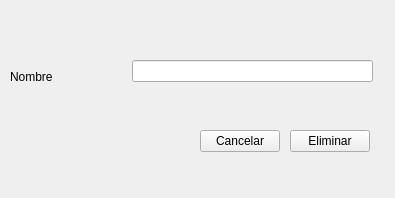
<?xml version="1.0" encoding="UTF-8"?>
<ui version="4.0">
 <class>Ventana_del_polideportivo</class>
 <widget class="QWidget" name="Ventana_del_polideportivo">
  <property name="geometry">
   <rect>
    <x>0</x>
    <y>0</y>
    <width>395</width>
    <height>198</height>
   </rect>
  </property>
  <property name="windowTitle">
   <string>Form</string>
  </property>
  <widget class="QPushButton" name="btn_eliminar">
   <property name="geometry">
    <rect>
     <x>290</x>
     <y>130</y>
     <width>80</width>
     <height>22</height>
    </rect>
   </property>
   <property name="text">
    <string>Eliminar</string>
   </property>
  </widget>
  <widget class="QPushButton" name="btn_cancelar">
   <property name="geometry">
    <rect>
     <x>200</x>
     <y>130</y>
     <width>80</width>
     <height>22</height>
    </rect>
   </property>
   <property name="text">
    <string>Cancelar</string>
   </property>
  </widget>
  <widget class="QLineEdit" name="entry_nombre">
   <property name="geometry">
    <rect>
     <x>132</x>
     <y>60</y>
     <width>241</width>
     <height>22</height>
    </rect>
   </property>
  </widget>
  <widget class="QLabel" name="label">
   <property name="geometry">
    <rect>
     <x>10</x>
     <y>70</y>
     <width>59</width>
     <height>14</height>
    </rect>
   </property>
   <property name="text">
    <string>Nombre</string>
   </property>
  </widget>
 </widget>
 <resources/>
 <connections/>
</ui>
